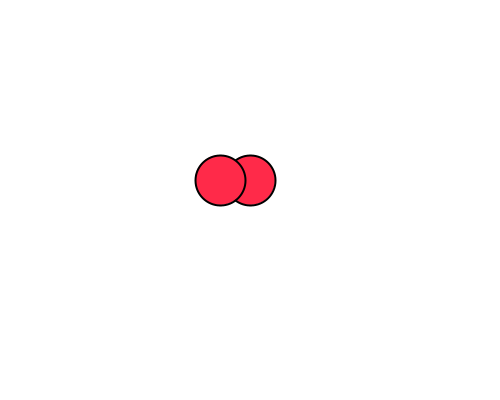
Frame 1 (no input)
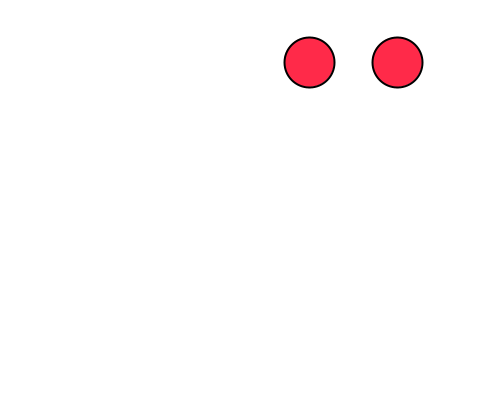
Frame 60 (the mouse pressed at the canvas centre just before this capture)
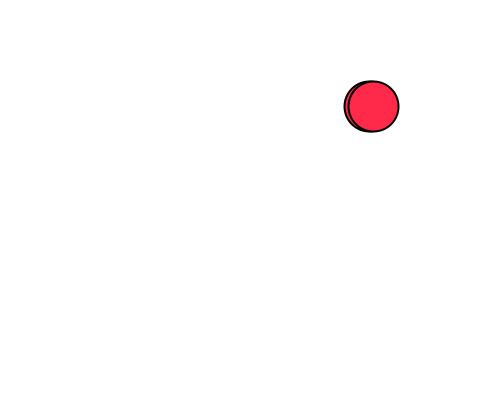
Frame 120 (the mouse held since frame 60 and released just before this capture)

The Processing sketch that drew these frames (run headless with seeded random() and noise(); from frame 60 on, the mouse is pressed at the canvas centre):

// Processing sketch: challenge02_3_version1
// ── challenge02_3_version1.pde
//tranditional way of making collison on wall
float ballx1, bally1, x1speed, y1speed;//two balls
float ballx2, bally2, x2speed, y2speed;
float r;

void setup() {
  size(500, 400);
  r = 50;
  ballx1 = width/2;
  bally1 = height/2;
  x1speed = 1;
  y1speed = 4;
  ballx2 = width/2-30;
  bally2 = height/2- 20;
  x2speed = 3;
  y2speed = -2;
}

void draw() {
  background (255);
  fill(#FF2A49);
  strokeWeight(2);
  ellipse (ballx1, bally2, r, r);
  ellipse (ballx2, bally2, r, r);
//the direction of ball1
  ballx1 += x1speed;
  bally1 += y1speed;
//the bouncing of the ball1
  if (ballx1 >= width-r/2 || ballx1 <= r/2) {
    x1speed = -x1speed;
  }
  if (bally1 >= height-r/2 || bally1 <= r/2) {
    y1speed = -y1speed;
  }
//the direction of ball2
  ballx2 += x2speed;
  bally2 += y2speed;
//the bouncing of the ball2
  if (ballx2 >= width-r/2 || ballx2 <= r/2) {
    x2speed = -x2speed;
  }
  if (bally2 >= height-r/2 || bally2 <= r/2) {
    y2speed = -y2speed;
  }
}
